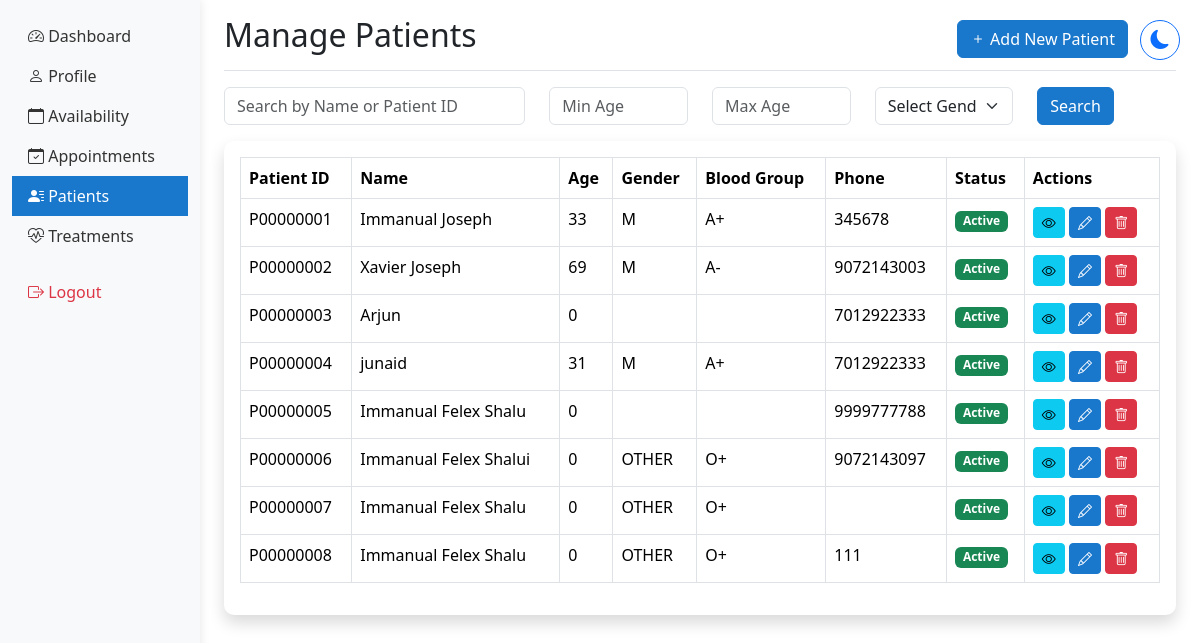
The app's page /patients/ (signed in), older data.
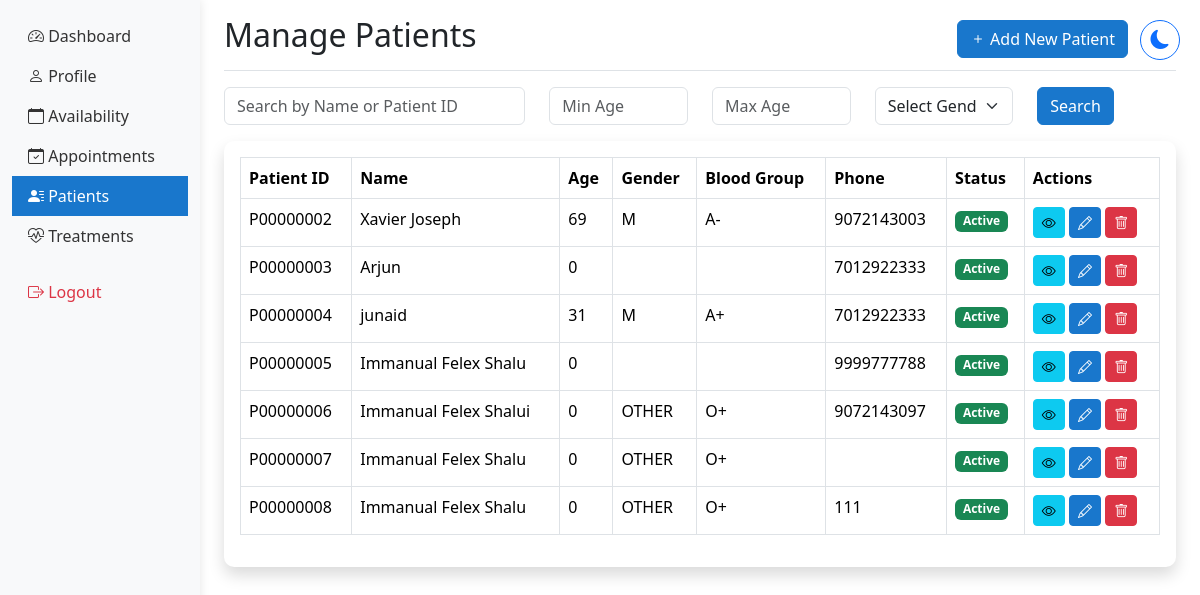
The same page, newer data.
### hmsapp/models.py (models this page shows, shortened)
class Patient(models.Model):
    BLOOD_GROUPS = [
        ('A+', 'A+'), ('A-', 'A-'),
        ('B+', 'B+'), ('B-', 'B-'),
        ('O+', 'O+'), ('O-', 'O-'),
        ('AB+', 'AB+'), ('AB-', 'AB-'),
    ]
    GENDER_CHOICES = [
        ('MALE', 'Male'),
        ('FEMALE', 'Female'),
        ('OTHER', 'Other'),
    ]
    user = models.OneToOneField(User, on_delete=models.CASCADE)  # Changed to OneToOneField
    patient_name = models.CharField(max_length=100)  # Removed blank=True
    date_of_birth = models.DateField()
    blood_group = models.CharField(max_length=5, choices=BLOOD_GROUPS)  # Added choices
    gender = models.CharField(max_length=10, choices=GENDER_CHOICES)  # Added choices
    nationality = models.CharField(max_length=50)
    referred_by = models.CharField(max_length=100, blank=True)
    phone_number = models.CharField(max_length=15, validators=[phone_regex])
    address = models.TextField(blank=True)
    emergency_contact_name = models.CharField(max_length=100)
    emergency_contact_phone = models.CharField(max_length=15, validators=[phone_regex])
    medical_history = models.TextField(blank=True)
    drug_allergies = models.TextField(blank=True)
    food_allergies = models.TextField(blank=True)
    created_at = models.DateTimeField(auto_now_add=True)
    updated_at = models.DateTimeField(auto_now=True)
    patient_id = models.CharField(max_length=9, unique=True, blank=True)
    profile_picture = models.ImageField(
        upload_to='patients/profile_pics/',
        null=True,
        blank=True,
        validators=[FileExtensionValidator(['jpg', 'jpeg', 'png'])]
    )
    age = models.IntegerField(null=True, blank=True)
    @property
    def calculated_age(self):
        if self.date_of_birth:
            today = date.today()
            return relativedelta(today, self.date_of_birth).years
        return 0

### hmsapp/views.py (the view)
# urls.py: path('patients/', views.manage_patients, name='manage_patients'),
@login_required
@user_passes_test(lambda u: u.groups.filter(name__in=['Staff', 'Administrators', 'Doctors']).exists())
def manage_patients(request):
    patients = Patient.objects.all()
    for patient in patients:
        if patient.age != patient.calculated_age:
            patient.save()  # This will trigger the age recalculation
    search_query = request.GET.get('search', '')
    min_age = request.GET.get('min_age')
    max_age = request.GET.get('max_age')
    gender = request.GET.get('gender')
    if search_query:
        patients = patients.filter(
            Q(patient_name__icontains=search_query) |
            Q(patient_id__icontains=search_query)
        )
    if gender in dict(Patient.GENDER_CHOICES):  # Validate against model choices
        patients = patients.filter(gender=gender)
    if min_age:
        patients = patients.filter(age__gte=min_age)
    if max_age:
        patients = patients.filter(age__lte=max_age)
    context = {
        'patients': patients,
        'request': request,
        'gender_choices': Patient.GENDER_CHOICES  # Add gender choices to context
    }
    return render(request, 'shared/manage_patients.html', context)

### hmsapp/context_processors.py (called while the page is built)
def base_template(request):
    if request.user.is_authenticated:
        if request.user.groups.filter(name='Doctors').exists():
            base_template = 'doctor/base_doctor.html'
        elif request.user.groups.filter(name='Administrators').exists():
            base_template = 'hosp_admin/base_admin.html'
        else:
            base_template = 'staff/base_staff.html'
    else:
        base_template = 'staff/base_staff.html'
    return {'base_template': base_template}

### hmsapp/templates/shared/manage_patients.html (shortened to what this page needs)
{% extends base_template %}
{% load static %}
{% block content %}
<div class="d-flex justify-content-between flex-wrap flex-md-nowrap align-items-center pt-3 pb-2 mb-3 border-bottom">
    <h1 class="h2">Manage Patients</h1>
    <div class="btn-toolbar mb-2 mb-md-0 me-5">
        <button type="button" class="btn btn-primary" data-bs-toggle="modal" data-bs-target="#addPatientModal">
            <i class="bi bi-plus"></i> Add New Patient
        </button>
    </div>
</div>
<div class="mb-3">
    <form id="searchForm" method="GET" action="{% url 'manage_patients' %}">
        <div class="row">
            <div class="col-md-4">
                <input type="text" class="form-control" name="search" placeholder="Search by Name or Patient ID" value="{{ request.GET.search }}">
            </div>
            <div class="col-md-2">
                <input type="number" class="form-control" name="min_age" placeholder="Min Age" value="{{ request.GET.min_age }}">
            </div>
            <div class="col-md-2">
                <input type="number" class="form-control" name="max_age" placeholder="Max Age" value="{{ request.GET.max_age }}">
            </div>
            <div class="col-md-2">
                <select class="form-select" name="gender">
                    <option value="">Select Gender</option>
                </select>
            </div>
            <div class="col-md-2">
                <button type="submit" class="btn btn-primary">Search</button>
            </div>
        </div>
    </form>
</div>
<div class="card shadow mb-4">
    <div class="card-body">
        <div class="table-responsive">
            <table class="table table-bordered" id="patientsTable" width="100%" cellspacing="0">
                <thead>
                    <tr>
                        <th>Patient ID</th>
                        <th>Name</th>
                        <th>Age</th>
                        <th>Gender</th>
                        <th>Blood Group</th>
                        <th>Phone</th>
                        <th>Status</th>
                        <th>Actions</th>
                    </tr>
                </thead>
                <tbody>
                    {% for patient in patients %}
                    <tr>
                        <td>{{ patient.patient_id }}</td>
                        <td>{{ patient.user.get_full_name }}</td>
                        <td>{{ patient.calculated_age }}</td>
                        <td>{{ patient.gender }}</td>
                        <td>{{ patient.blood_group }}</td>
                        <td>{{ patient.phone_number }}</td>
                        <td>
                            <span class="badge {% if patient.user.is_active %}bg-success{% else %}bg-danger{% endif %}">
                                {{ patient.user.is_active|yesno:"Active,Inactive" }}
                            </span>
                        </td>
                        <td>
                            <button class="btn btn-sm btn-info" onclick="viewPatient('{{ patient.id }}')">
                                <i class="bi bi-eye"></i>
                            </button>
                            <button class="btn btn-sm btn-primary" onclick="editPatient('{{ patient.id }}')">
                                <i class="bi bi-pencil"></i>
                            </button>
                            <button type="button" class="btn btn-sm btn-danger" data-bs-toggle="modal" data-bs-target="#deletePatient{{ patient.id }}">
                                <i class="bi bi-trash"></i>
                            </button>
                        </td>
                    </tr>
                    {% endfor %}
                </tbody>
            </table>
        </div>
    </div>
</div>
{% endblock %}

Row changes from the older to the newer data that the page shows:
removed Patient: patient_id "P00000001", user.get_full_name "Immanual Joseph", calculated_age "33", gender "M", blood_group "A+", phone_number "345678", user.is_active "Active"
